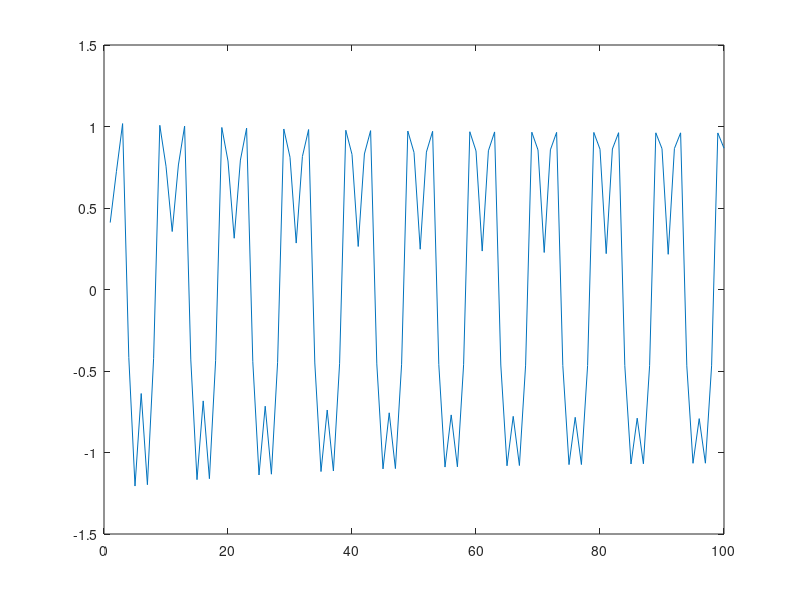

The MATLAB script that drew this image: (Note: this script raises an error after producing the figure.)
clear all;
i=sqrt(-1);

signal_freq=2*pi*[0.1 0.3 0.4+0.005i 0.2 0.1+0.002i]; %% angular frequencies of signal
signal_amp=[1 -0.5 0.2 -0.3 0.01]; %% amplitdues in spectra
signal_length=100; %% length of signal
noise_level=1e-3; %% noise level

signal=signal_amp*exp(i*(signal_freq.')*[0:signal_length-1]); %% signal = sum of periodic functions

%% adding noise
signal=signal+noise_level*rand(1,signal_length);
plot(real(signal))

[freq,amp]=matrixpencil(signal,4); %% matrix pencil method 


%% we print the frequncies and amplitudies in signal
%% both given on beginning and found by matrix pencil 
%% method (sorted by abs(amplitiude))
disp('--freq and amp in signal---')
[absamp,indx]=sort(abs(signal_amp),'DESCEND');
disp(signal_freq(indx(1:length(signal_freq))));
disp(signal_amp(indx(1:length(signal_freq))));

disp('--freq and amp found by MP method---')
[absamp,indx]=sort(abs(amp),'DESCEND');
disp(freq(indx(1:length(freq)))');
disp(amp(indx(1:length(freq)))');

